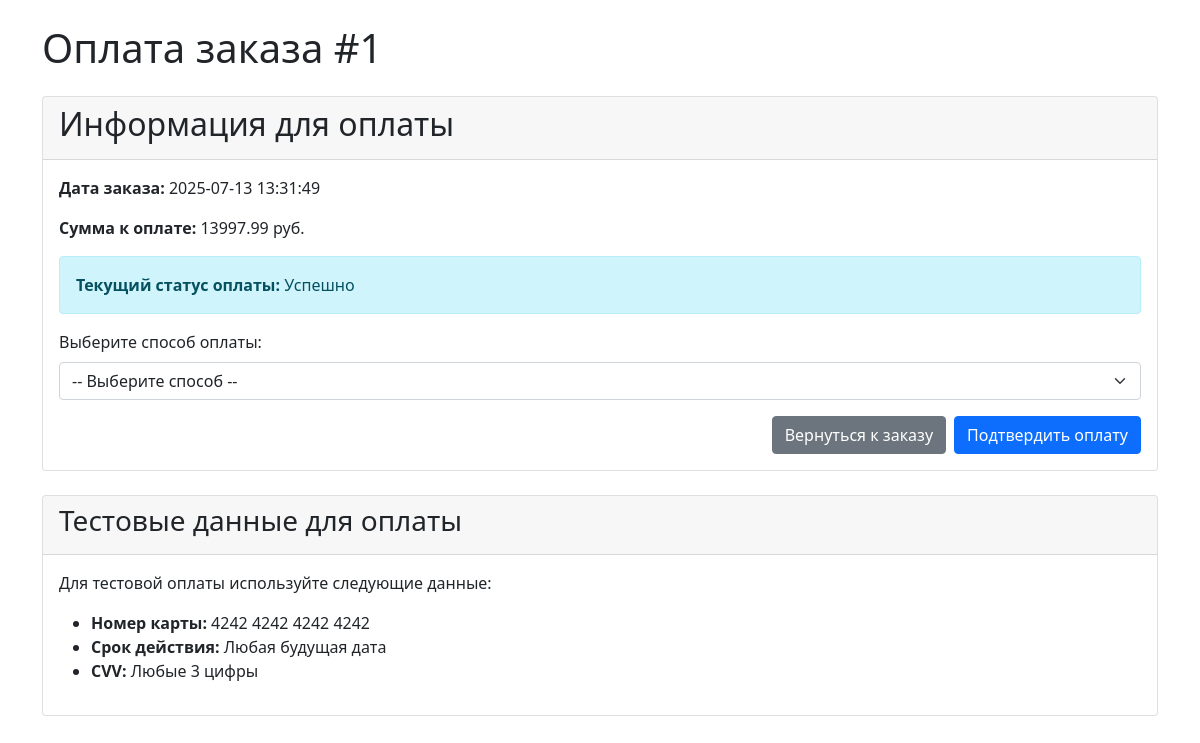
Page /order/1/pay (signed in) on the committed database.
### tables this page shows
CREATE TABLE orders (
        id INTEGER PRIMARY KEY AUTOINCREMENT,
        user_id INTEGER NOT NULL,
        status TEXT NOT NULL DEFAULT 'Создан',
        order_date TIMESTAMP DEFAULT CURRENT_TIMESTAMP,
        FOREIGN KEY (user_id) REFERENCES users(id)
    );

CREATE TABLE payments (
        id INTEGER PRIMARY KEY AUTOINCREMENT,
        order_id INTEGER UNIQUE NOT NULL,
        method TEXT NOT NULL,
        amount REAL NOT NULL CHECK (amount > 0),
        status TEXT NOT NULL DEFAULT 'Ожидание',
        payment_date TIMESTAMP,
        FOREIGN KEY (order_id) REFERENCES orders(id)
    );

### app.py (the view, shortened to what this page needs)
@app.route('/order/<int:order_id>/pay', methods=['GET', 'POST'])
def pay_order(order_id):
    if 'loggedin' not in session:
        return redirect(url_for('login'))
    user_id = session['user_id']
    conn = get_db()
    if not conn:
        flash('Ошибка подключения к БД', 'danger')
        return redirect(url_for('orders'))
    try:
        cursor = conn.cursor()
        cursor.execute("""
            SELECT o.*, SUM(oi.quantity * oi.price) AS total
            FROM orders o
            JOIN order_items oi ON o.id = oi.order_id
            WHERE o.id = ? AND o.user_id = ?
            GROUP BY o.id
        """, (order_id, user_id))
        order = cursor.fetchone()
        if not order:
            flash('Заказ не найден', 'danger')
            return redirect(url_for('orders'))
        cursor.execute("SELECT * FROM payments WHERE order_id = ?", (order_id,))
        payment = cursor.fetchone()
        return render_template('pay_order.html', order=order, payment=payment)
    except sqlite3.Error as e:
        logger.error(f"Ошибка БД: {e}")
        flash('Ошибка загрузки заказа', 'danger')
        return redirect(url_for('orders'))
    finally:
        conn.close()

### app.py (called while the page is built)
def get_db():
    try:
        conn = sqlite3.connect(DATABASE)
        conn.row_factory = sqlite3.Row
        return conn
    except sqlite3.Error as e:
        print(f"Ошибка подключения к базе данных: {e}")
        return None

### templates/pay_order.html (shortened to what this page needs)
<!DOCTYPE html>
<html lang="ru">
<head>
    <link href="https://cdn.jsdelivr.net/npm/bootstrap@5.1.3/dist/css/bootstrap.min.css" rel="stylesheet">
</head>
<body>
    <div class="container mt-4">
        <h1 class="mb-4">Оплата заказа #{{ order.id }}</h1>
        <div class="card mb-4">
            <div class="card-header">
                <h2>Информация для оплаты</h2>
            </div>
            <div class="card-body">
                <p><strong>Дата заказа:</strong> {{ order.order_date }}</p>
                <p><strong>Сумма к оплате:</strong> {{ order.total }} руб.</p>
                {% if payment %}
                <div class="alert alert-info">
                    <strong>Текущий статус оплаты:</strong> {{ payment.status }}
                </div>
                {% endif %}
                <form method="POST">
                    <div class="mb-3">
                        <label class="form-label">Выберите способ оплаты:</label>
                        <select class="form-select" name="method" required>
                            <option value="" disabled selected>-- Выберите способ --</option>
                        </select>
                    </div>
                    <div class="d-grid gap-2 d-md-flex justify-content-md-end">
                        <a href="{{ url_for('order_details', order_id=order.id) }}" class="btn btn-secondary">
                            Вернуться к заказу
                        </a>
                        <button type="submit" class="btn btn-primary">
                            Подтвердить оплату
                        </button>
                    </div>
                </form>
            </div>
        </div>
        <div class="card">
            <div class="card-header">
                <h3>Тестовые данные для оплаты</h3>
            </div>
            <div class="card-body">
                <p>Для тестовой оплаты используйте следующие данные:</p>
                <ul>
                    <li><strong>Номер карты:</strong> 4242 4242 4242 4242</li>
                    <li><strong>Срок действия:</strong> Любая будущая дата</li>
                    <li><strong>CVV:</strong> Любые 3 цифры</li>
                </ul>
            </div>
        </div>
    </div>
</body>
</html>

### rows in the picture
orders: id "1", order_date "2025-07-13 13:31:49"
payments: status "Успешно"

### other values in the picture
{{ order.total }} "13997.99"
